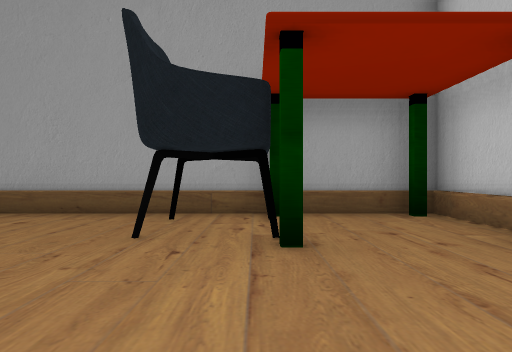
View 1 (above)

16 first-person views from a walk through a 3-D level made in the Unity game engine. The camera is 1.4 m above the floor, looks level and sees 75° across. The floor is counted in squares, 2 m on a side. Each view is taken from the middle of a square. On the plan, view 1 faces up. The plan holds only what a view shows up to about 10 squares ahead; the rest is blank. The player is left out.

View 2
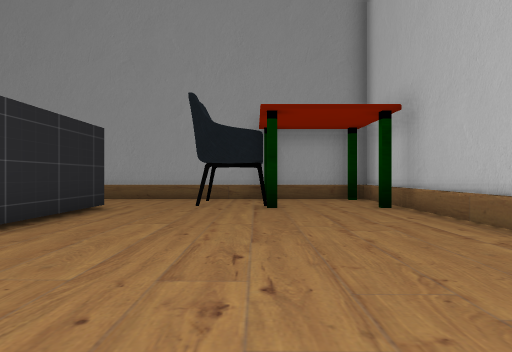

View 3
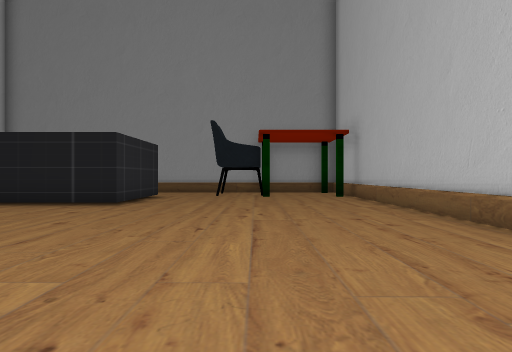

View 4
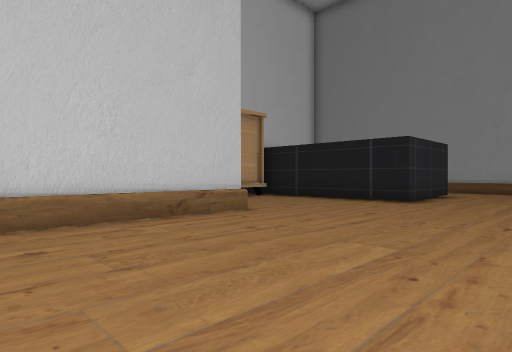

View 5
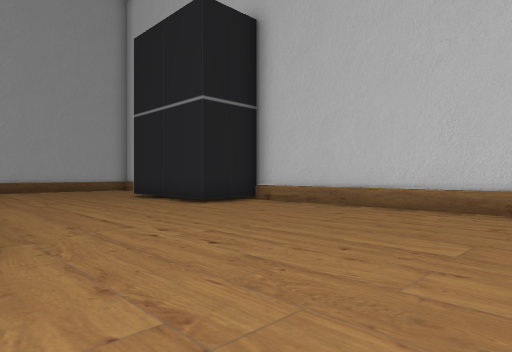

View 6
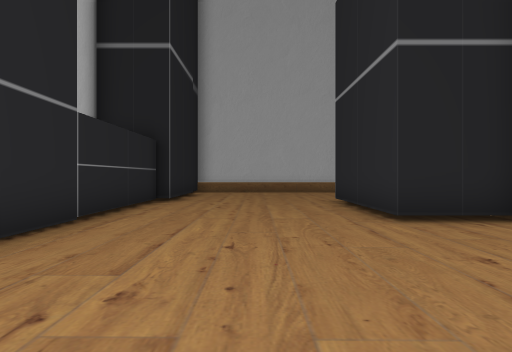

View 7
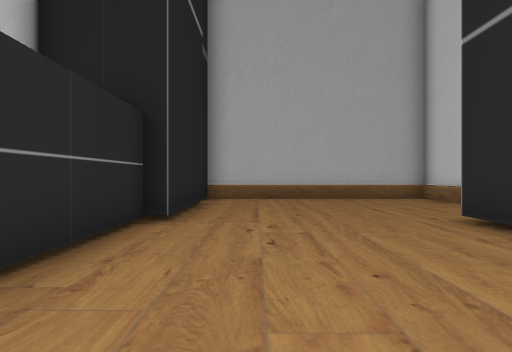

View 8
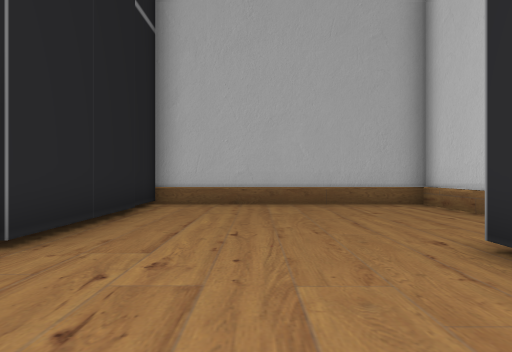

View 9
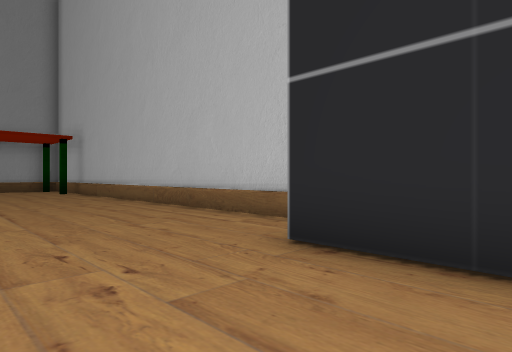

View 10
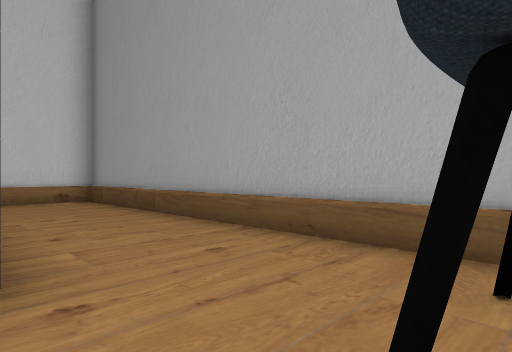

View 11
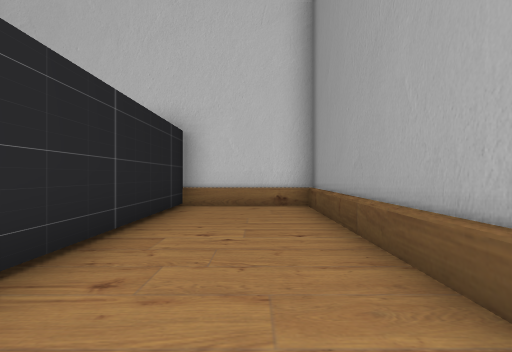

View 12
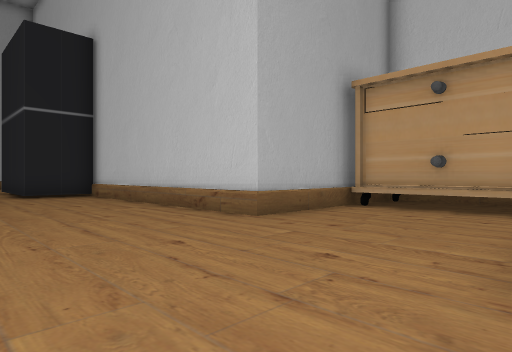

View 13
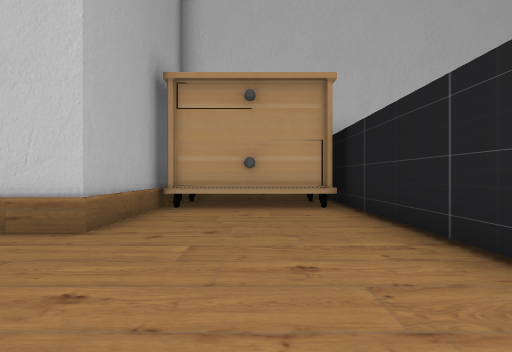

View 14
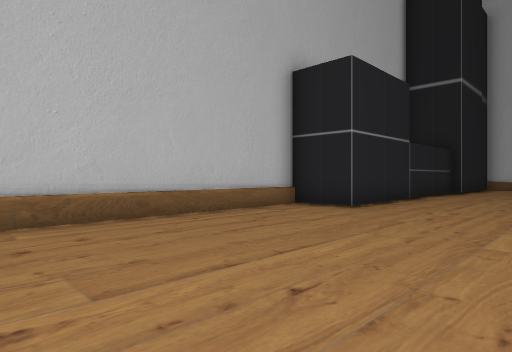

View 15
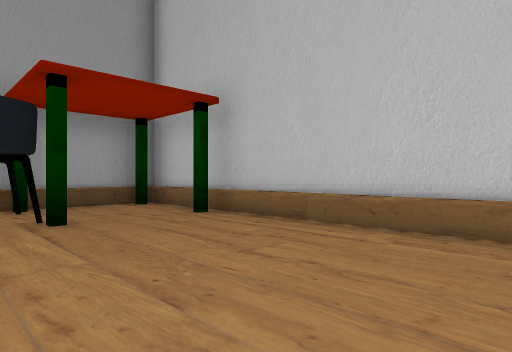

View 16
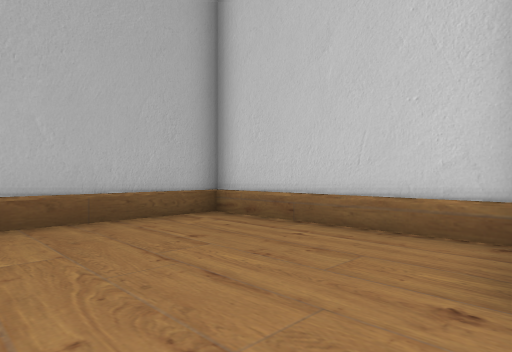

### Floor plan
Key: @ floor where view 1 was taken; # wall or solid block; . floor.
Columns run from 11 left of view 1 to 4 right of it. Each row starts with its distance up from view 1.
  7 ###############
  6 #..........#..##
  5 #.........##...#
  4 #.........##...#
  3 ########......##
  2        #.......#
  1        #.......#
  0  #######...@...#
 -1   #............#
 -2   #............#
 -3   #............#
 -4   ####.........#
 -5      #.........#
 -6      #.........#
 -7      #.........#
 -8      #.........#
 -9      #.......###
-10      #.......#
-11      #.......#
-12      #.......#
-13      ###.....#
-14        #.....#
-15        #.....#
-16      ###.....#
-17      #.......#
-18      #.......#
-19      #.......#
-20      #.......#
-21      #.......#
-22      #########

Positions as (right, up) in squares from view 1, and headings:
1: (0, 0), facing up
2: (0, -4), facing up
3: (0, -8), facing up
4: (0, -9), facing up-left
5: (2, -5), facing down-left
6: (-1, -7), facing down
7: (0, -11), facing down
8: (-1, -13), facing down
9: (-1, -11), facing up-right
10: (-1, 3), facing up-left
11: (-3, 5), facing left
12: (-1, 0), facing down-left
13: (-1, -2), facing left
14: (-2, -2), facing down-right
15: (-1, -2), facing up-right
16: (-1, -16), facing down-left
